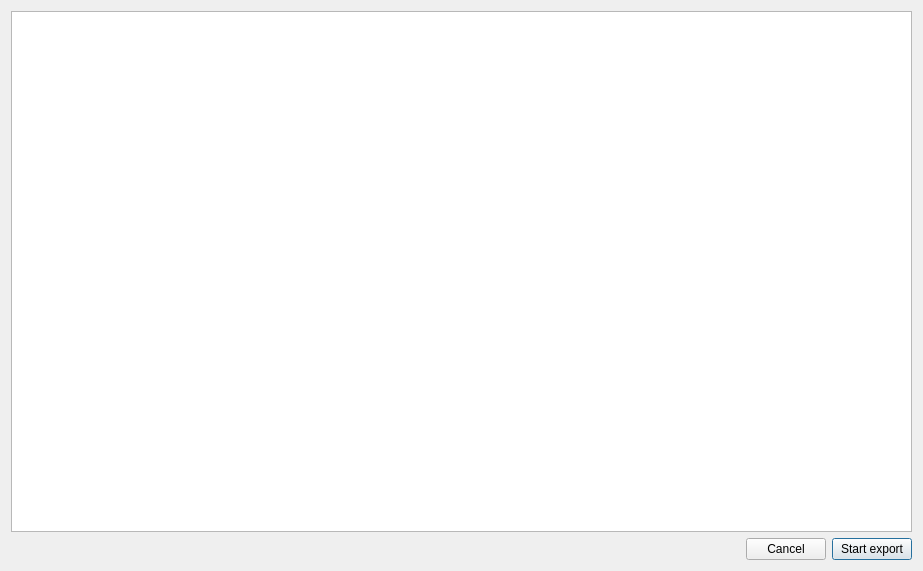
<?xml version="1.0" encoding="UTF-8"?>
<ui version="4.0">
 <class>ExportDialog</class>
 <widget class="QDialog" name="ExportDialog">
  <property name="geometry">
   <rect>
    <x>0</x>
    <y>0</y>
    <width>923</width>
    <height>571</height>
   </rect>
  </property>
  <property name="windowTitle">
   <string>Dialog</string>
  </property>
  <layout class="QVBoxLayout" name="verticalLayout">
   <item>
    <widget class="QTableWidget" name="exportOverviewWidget">
     <property name="editTriggers">
      <set>QAbstractItemView::DoubleClicked|QAbstractItemView::EditKeyPressed</set>
     </property>
     <attribute name="horizontalHeaderStretchLastSection">
      <bool>true</bool>
     </attribute>
     <attribute name="verticalHeaderVisible">
      <bool>false</bool>
     </attribute>
    </widget>
   </item>
   <item>
    <layout class="QHBoxLayout" name="horizontalLayout">
     <item>
      <spacer name="horizontalSpacer">
       <property name="orientation">
        <enum>Qt::Horizontal</enum>
       </property>
       <property name="sizeHint" stdset="0">
        <size>
         <width>40</width>
         <height>20</height>
        </size>
       </property>
      </spacer>
     </item>
     <item>
      <widget class="QPushButton" name="cancelButton">
       <property name="text">
        <string>Cancel</string>
       </property>
       <property name="autoDefault">
        <bool>false</bool>
       </property>
      </widget>
     </item>
     <item>
      <widget class="QPushButton" name="startExportButton">
       <property name="text">
        <string>Start export</string>
       </property>
       <property name="autoDefault">
        <bool>false</bool>
       </property>
       <property name="default">
        <bool>true</bool>
       </property>
      </widget>
     </item>
    </layout>
   </item>
  </layout>
 </widget>
 <resources/>
 <connections/>
</ui>
